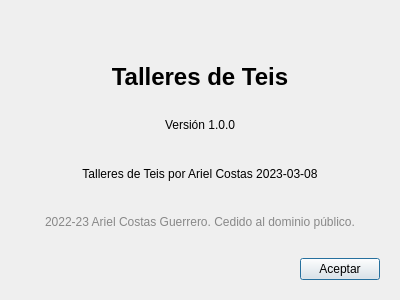
<?xml version="1.0" encoding="UTF-8"?>
<ui version="4.0">
 <class>dlgAcercaDe</class>
 <widget class="QDialog" name="dlgAcercaDe">
  <property name="geometry">
   <rect>
    <x>0</x>
    <y>0</y>
    <width>400</width>
    <height>300</height>
   </rect>
  </property>
  <property name="minimumSize">
   <size>
    <width>400</width>
    <height>300</height>
   </size>
  </property>
  <property name="maximumSize">
   <size>
    <width>400</width>
    <height>300</height>
   </size>
  </property>
  <property name="windowTitle">
   <string>Acerca de</string>
  </property>
  <layout class="QVBoxLayout" name="verticalLayout" stretch="1,2,2,2,2,0">
   <item>
    <widget class="QWidget" name="widget" native="true">
     <layout class="QHBoxLayout" name="horizontalLayout_2">
      <item>
       <spacer name="horizontalSpacer">
        <property name="orientation">
         <enum>Qt::Horizontal</enum>
        </property>
        <property name="sizeHint" stdset="0">
         <size>
          <width>109</width>
          <height>20</height>
         </size>
        </property>
       </spacer>
      </item>
      <item>
       <widget class="QLabel" name="labelImagen">
        <property name="font">
         <font>
          <pointsize>12</pointsize>
         </font>
        </property>
        <property name="text">
         <string/>
        </property>
        <property name="pixmap">
         <pixmap>../img/logo.png</pixmap>
        </property>
        <property name="scaledContents">
         <bool>true</bool>
        </property>
       </widget>
      </item>
      <item>
       <spacer name="horizontalSpacer_2">
        <property name="orientation">
         <enum>Qt::Horizontal</enum>
        </property>
        <property name="sizeHint" stdset="0">
         <size>
          <width>40</width>
          <height>20</height>
         </size>
        </property>
       </spacer>
      </item>
     </layout>
    </widget>
   </item>
   <item>
    <widget class="QLabel" name="labelSalir">
     <property name="font">
      <font>
       <pointsize>18</pointsize>
       <bold>true</bold>
      </font>
     </property>
     <property name="text">
      <string>Talleres de Teis</string>
     </property>
     <property name="alignment">
      <set>Qt::AlignCenter</set>
     </property>
    </widget>
   </item>
   <item>
    <widget class="QLabel" name="label">
     <property name="text">
      <string>Versión 1.0.0</string>
     </property>
     <property name="alignment">
      <set>Qt::AlignCenter</set>
     </property>
    </widget>
   </item>
   <item>
    <widget class="QLabel" name="label_2">
     <property name="text">
      <string>Talleres de Teis por Ariel Costas 2023-03-08</string>
     </property>
     <property name="alignment">
      <set>Qt::AlignCenter</set>
     </property>
    </widget>
   </item>
   <item>
    <widget class="QLabel" name="label_3">
     <property name="styleSheet">
      <string notr="true">color: #888888
</string>
     </property>
     <property name="text">
      <string>2022-23 Ariel Costas Guerrero. Cedido al dominio público.</string>
     </property>
     <property name="alignment">
      <set>Qt::AlignCenter</set>
     </property>
    </widget>
   </item>
   <item>
    <widget class="QWidget" name="widget_2" native="true">
     <layout class="QHBoxLayout" name="horizontalLayout">
      <item>
       <spacer name="horizontalSpacer_3">
        <property name="orientation">
         <enum>Qt::Horizontal</enum>
        </property>
        <property name="sizeHint" stdset="0">
         <size>
          <width>280</width>
          <height>20</height>
         </size>
        </property>
       </spacer>
      </item>
      <item>
       <widget class="QPushButton" name="buttonAceptar">
        <property name="text">
         <string>Aceptar</string>
        </property>
       </widget>
      </item>
     </layout>
    </widget>
   </item>
  </layout>
 </widget>
 <resources/>
 <connections/>
</ui>
